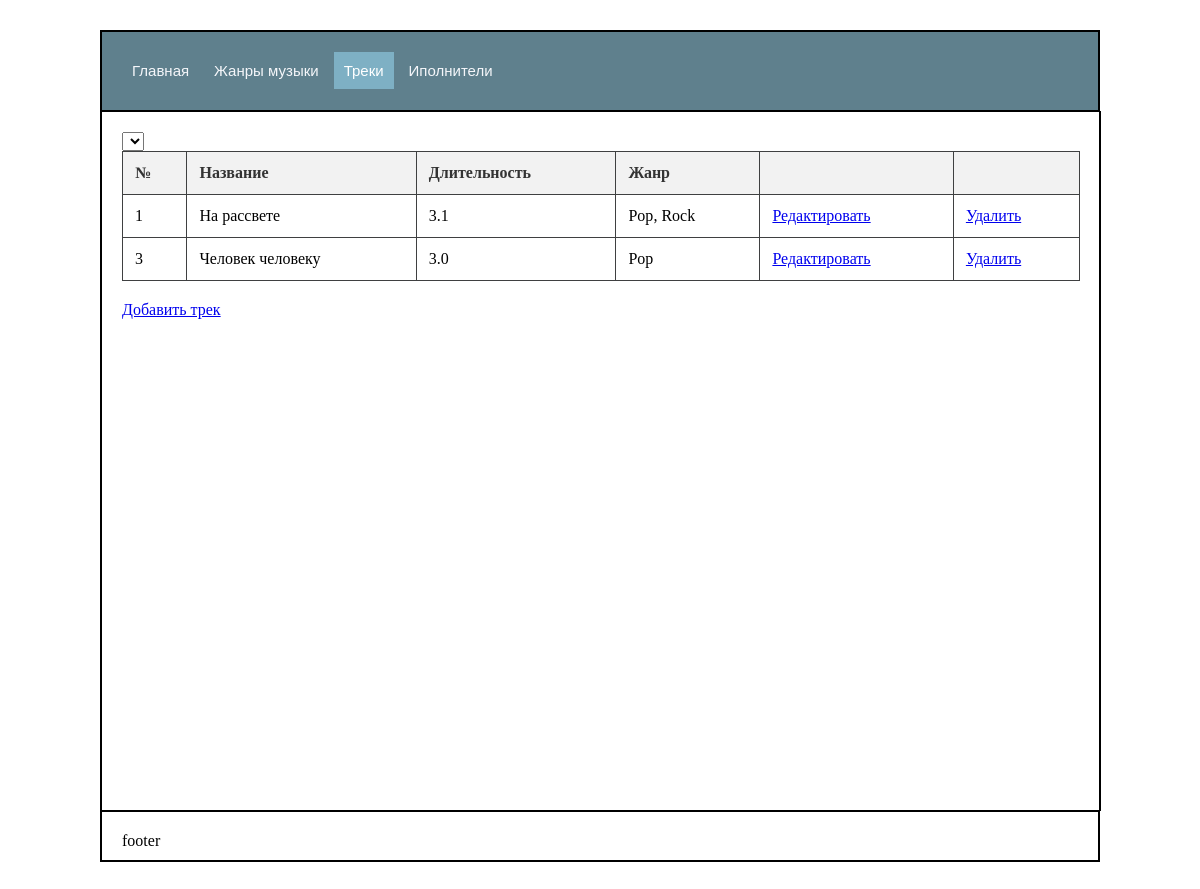
Page /tracks on the earlier database version.
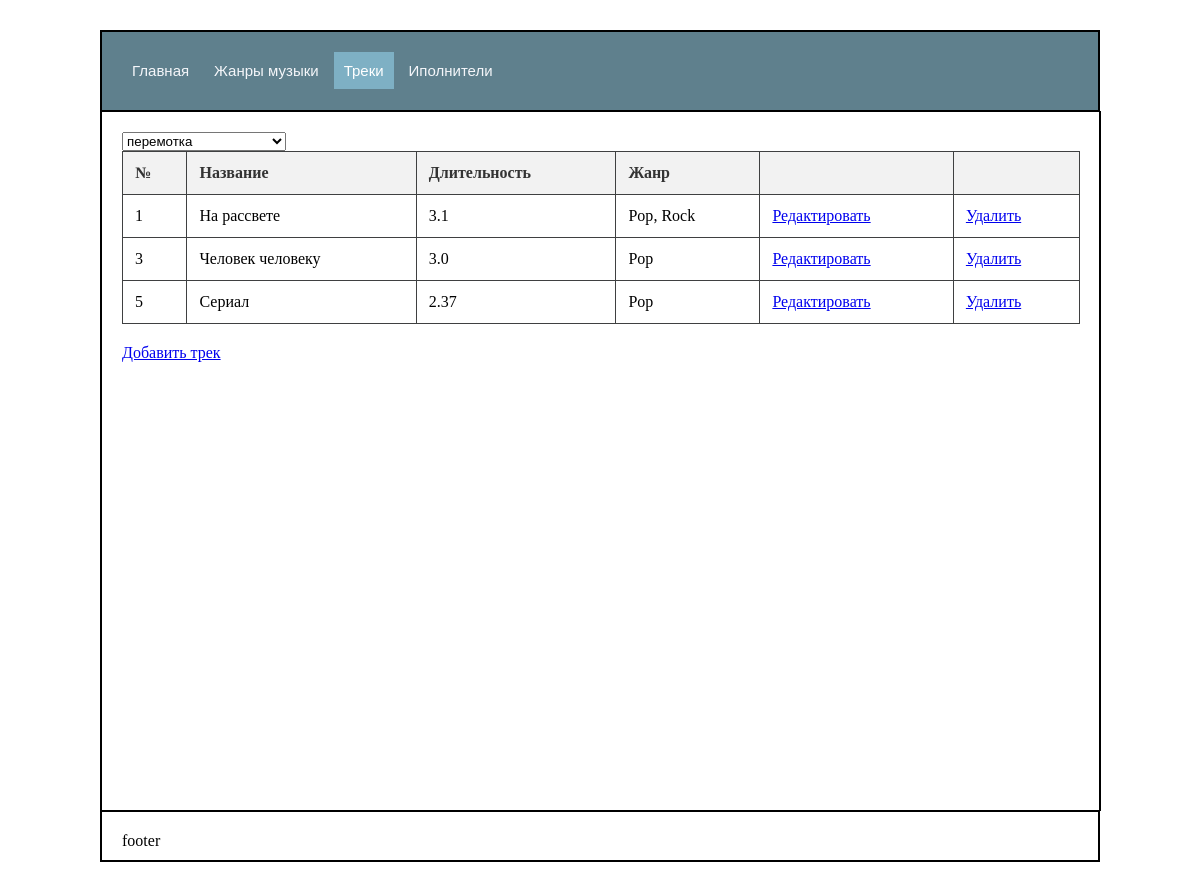
Same page on the later database version.
### main/models.py (models this page shows, shortened)
class Track(models.Model):
    name = models.CharField(max_length=500)
    duretion = models.FloatField()
    genre = models.ManyToManyField(Genre)
    artist = models.ForeignKey(Artist, on_delete=models.RESTRICT, null=True)

class Genre(models.Model):
    name_en = models.CharField(max_length=500)
    name_ru = models.CharField(max_length=500)
    description = models.TextField()

### main/views.py (the view)
# urls.py: path('tracks', views.track_music),
def track_music(request):
    tracks = Track.objects.all()
    artists = Artist.objects.all()
    artist = None
    if request.method == "POST":
        id_artist = request.POST.get('artist')
        artist = Artist.objects.get(id=id_artist)
        tracks = Track.objects.filter(artist=artist)
    return render(request, 'track.html', {'tracks': tracks, 'artists':artists, 'current_artist': artist, 'page': 'tracks'})

### main/models.py (called while the page is built)
    def __str__(self):
        return self.name

### main/templates/track.html (shortened to what this page needs)
{% extends "base.html" %}
{% block content %}
<form method="post">
    <select name="artist" onchange="this.form.submit()">
        {% for artist in artists %}
            {% if artist.id == current_artist.id %}
                <option value="{{artist.id}}" selected>{{artist}}</option>
            {% else %}
                <option value="{{artist.id}}">{{artist}}</option>
            {% endif %}
        {% endfor %}
    </select>
</form>
    <table class="table_all">
        <thead>
            <tr class="table">
                <th class="table_min">№</th>
                <th class="table_min">Название</th>
                <th class="table_min">Длительность</th>
                <th class="table_min">Жанр</th>
                <th class="table_min"></th>
                <th class="table_min"></th>
            </tr>
        </thead>
        <tbody>
            {% for t in tracks %}
                <tr>
                    <td class="table_min">{{t.id}}</td>
                    <td class="table_min">{{t.name}}</td>
                    <td class="table_min">{{t.duretion}}</td>
                    <td class="table_min">
                        {% for g in t.genre.all %}
                            {{g.name_en}}{% if not forloop.last %}, {% endif %}
                        {% endfor %}
                    </td>
                    <td class="table_min"><a href="/edit_track/{{t.id}}">Редактировать</a></td>
                    <td class="table_min"><a href="/deleteop_track/{{t.id}}">Удалить</a></td>
                </tr>
            {% endfor %}
        </tbody>
    </table>
    <a href="/add_track">Добавить трек</a>
{% endblock content %}

Differences in the rows shown:
added Track: id "5", name "Сериал", duretion "2.37", Genre (name_en "Pop")
Other differences:
form field artist: (not shown) → "перемотка"
